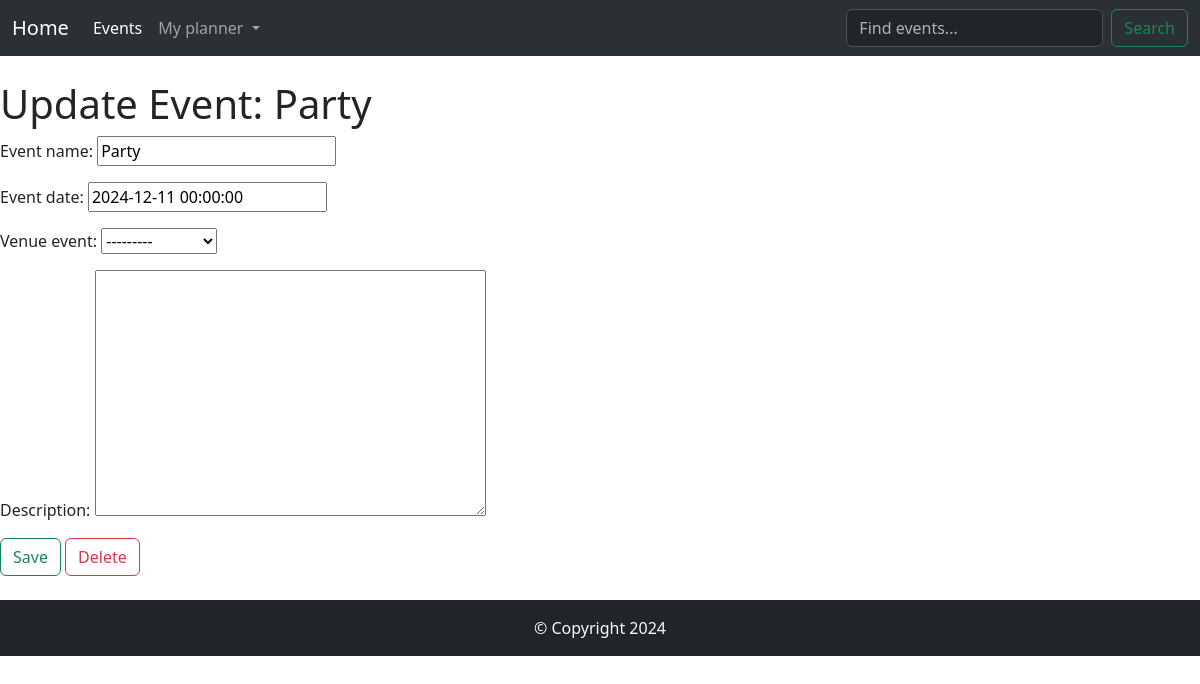
The page /update_event/5 on the database its author committed.
### myevents/models.py (models this page shows)
class Event(models.Model):
    name_event = models.CharField('Event name', max_length=120)
    date_event = models.DateTimeField('Event date')
    venue_event = models.ForeignKey(Venue, blank=True, null=True, on_delete=models.CASCADE)
    manager_event = models.CharField(max_length=60)
    description = models.TextField(blank=True)
    attendees = models.ManyToManyField(AgendaUser, blank=True)
    def __str__(self):
        return self.name_event

### myevents/views.py (the view)
# urls.py: path('update_event/<event_id>', views.update_event, name="update_event"),
def update_event(request, event_id):
    event = Event.objects.get(pk=event_id)
    form = EventForm(request.POST or None, instance=event)
    if form.is_valid():
        form.save()
        return redirect('planner')
    else:
        return render(request, 'update_event.html', {'event':event, 'form':form})

### myevents/forms.py
class EventForm(ModelForm):
    class Meta:
        model = Event
        fields = ('name_event', 'date_event', 'venue_event', 'description')
        widgets = {
        }

### myevents/models.py (called while the page is built)
    def __str__(self):
        return self.name_venue

### myevents/templates/update_event.html (shortened to what this page needs)
{% extends 'base.html' %}
{% block content %}
<br/>
<h1>Update Event: {{ event }}</h1>
<form action="" method="POST">
    {{ form.as_p }}
    <button class="btn btn-outline-success" type="submit">Save</button>
    <a href="{% url 'delete_event' event.id %}" class="btn btn-outline-danger">Delete</a>
</form>
<br/>
{% endblock %}

### rows shown on the page
Event: name_event "Party", date_event "2024-12-11 00:00:00", venue_event "---------"
